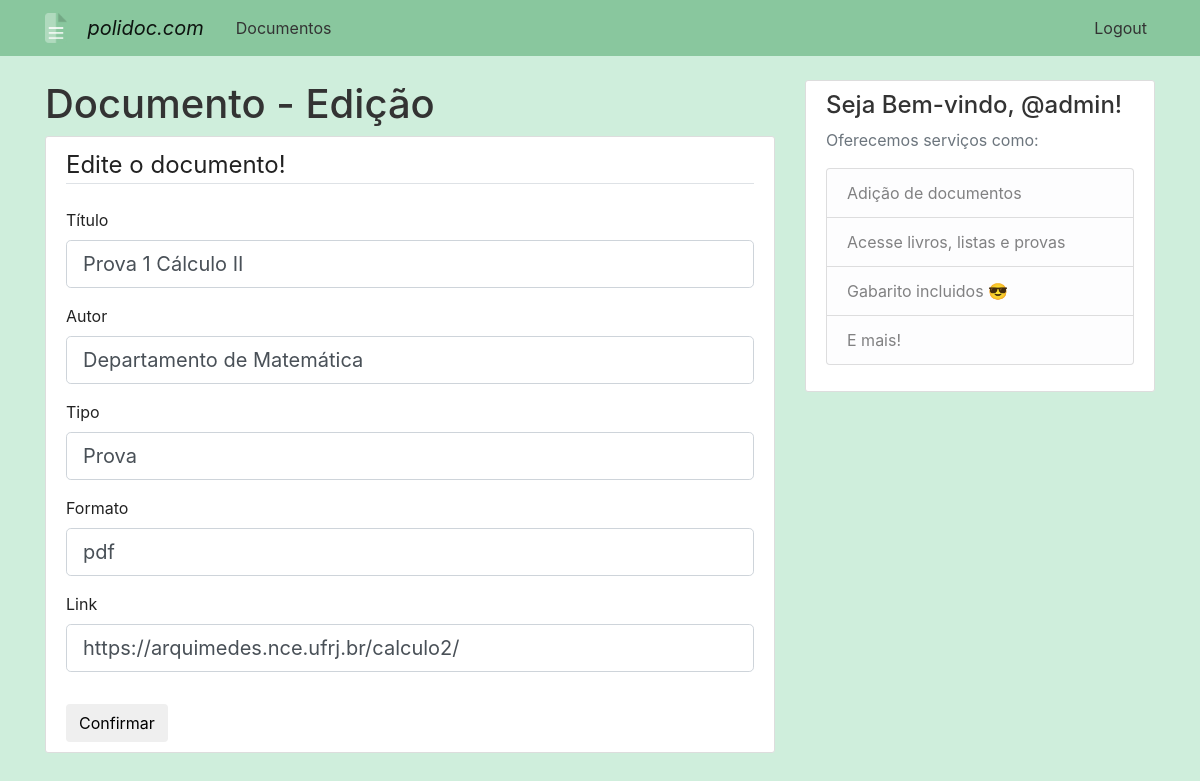
The page /documento/2/editar (signed in) on the database its author committed.
### app/models/db.py (models this page shows, shortened)
class Doc(db.Model):
    id = db.Column(db.Integer, primary_key=True, nullable=False)
    titulo = db.Column(db.String(150), nullable=False)
    autor = db.Column(db.String(120))
    tipo = db.Column(db.String(6), nullable=False)
    formato = db.Column(db.String(3), nullable=False)
    link = db.Column(db.String(150), nullable=False)

class Usuario(db.Model, UserMixin):
    id = db.Column(db.Integer, primary_key=True, nullable=False)
    nome_usuario = db.Column(db.String(120), unique=True, default= 'dados.nome', nullable=False)
    senha = db.Column(db.String(50), nullable=False)
    email = db.Column(db.String(50), unique=True, nullable=False)
    confirmado =  db.Column(db.Boolean, nullable=False, default=False)
    admin =  db.Column(db.Boolean, default=False)
    dados = db.relationship('Dados', backref='usuario', uselist=False, lazy=True)

### app/routes.py (the view)
@app.route('/documento/<int:documento_id>/editar', methods=['GET','POST'])
@login_required
@check_confirmed
def editar_documento(documento_id):
    doc = Doc.query.get_or_404(documento_id)
    if not current_user.admin:
        redirect(url_for('documento'))
    form = AdicionarDoc()
    if form.validate_on_submit():
        doc.titulo = form.titulo.data
        doc.autor = form.autor.data
        doc.tipo = form.tipo.data
        doc.formato = form.formato.data
        doc.link = form.link.data
        db.session.commit()
        flash('Documento atualizado!', 'success')
        return redirect(url_for('documento', post_id=doc.id))
    elif request.method == 'GET':
        form.titulo.data = doc.titulo
        form.autor.data = doc.autor
        form.tipo.data = doc.tipo
        form.formato.data = doc.formato
        form.link.data = doc.link
    return render_template('documento/editar_documento.html', title="Documento", form=form)

### app/forms/docs.py (shortened to what this page needs)
class AdicionarDoc(FlaskForm):
    titulo = StringField('Título', validators=[
                        DataRequired(message="Insira um titulo."),
                        Length(min=3, max=150, message="Insira um titulo menor.")])
    autor = StringField('Autor', validators=[
                        Length(min=3, max=120, message="Insira um nome de autor menor."), Optional()])
    tipo = StringField('Tipo', validators=[
                        DataRequired(message="Insira um titulo."),
                        Length(min=5, max=6, message="Insira um tipo válido.")])
    formato = StringField('Formato', validators=[
                        DataRequired(message="Insira um titulo."),
                        Length(min=3, max=3, message="Insira um formato válido (ex.: txt, pdf).")])
    link = StringField('Link', validators=[
                        DataRequired(message="Insira um link."),
                        URL(message="Insira um link válido.")])

### app/decoradores.py (called while the page is built)
def check_confirmed(func):
    @wraps(func)
    def decorated_function(*args, **kwargs):
        if current_user.confirmado is False:
            flash('Favor confirmar a sua conta!', 'warning')
            return redirect(url_for('n_confirmado'))
        return func(*args, **kwargs)
    return decorated_function

### app/models/db.py (called while the page is built)
@login_manager.user_loader
def load_user(id):
    return Usuario.query.get(int(id))

### app/templates/documento/editar_documento.html (shortened to what this page needs)
{% extends "layout.html" %}
{% block content %}
<h1>{{ title }} - Edição</h1>
<div class="content-section">
    <form method="POST" action="">
        <fieldset class="form-group">
            <legend class="border-bottom mb-4">Edite o documento!</legend>
            <div class="form-group">
                {{ form.titulo.label(class="form-control-label") }}
                {% if form.titulo.errors %}
                    {{ form.titulo(class="form-control form-control-lg is-invalid") }}
                    <div class="invalid-feedback">
                        {% for error in form.titulo.errors %}
                            <span>{{ error }}</span>
                        {% endfor %}
                    </div>
                {% else %}
                    {{ form.titulo(class="form-control form-control-lg") }}
                {% endif %}
            </div>
            <div class="form-group">
                {{ form.autor.label(class="form-control-label") }}
                {% if form.autor.errors %}
                    {{ form.autor(class="form-control form-control-lg is-invalid") }}
                    <div class="invalid-feedback">
                        {% for error in form.autor.errors %}
                            <span>{{ error }}</span>
                        {% endfor %}
                    </div>
                {% else %}
                    {{ form.autor(class="form-control form-control-lg") }}
                {% endif %}
            </div>
            <div class="form-group">
                {{ form.tipo.label(class="form-control-label") }}
                {% if form.tipo.errors %}
                    {{ form.tipo(class="form-control form-control-lg is-invalid") }}
                    <div class="invalid-feedback">
                        {% for error in form.tipo.errors %}
                            <span>{{ error }}</span>
                        {% endfor %}
                    </div>
                {% else %}
                    {{ form.tipo(class="form-control form-control-lg") }}
                {% endif %}
            </div>
            <div class="form-group">
                {{ form.formato.label(class="form-control-label") }}
                {% if form.formato.errors %}
                    {{ form.formato(class="form-control form-control-lg is-invalid") }}
                    <div class="invalid-feedback">
                        {% for error in form.formato.errors %}
                            <span>{{ error }}</span>
                        {% endfor %}
                    </div>
                {% else %}
                    {{ form.formato(class="form-control form-control-lg") }}
                {% endif %}
            </div>
            <div class="form-group">
                {{ form.link.label(class="form-control-label") }}
                {% if form.link.errors %}
                    {{ form.link(class="form-control form-control-lg is-invalid") }}
                    <div class="invalid-feedback">
                        {% for error in form.link.errors %}
                            <span>{{ error }}</span>
                        {% endfor %}
                    </div>
                {% else %}
                    {{ form.link(class="form-control form-control-lg") }}
                {% endif %}
            </div>
        </fieldset>
        <button type="submit" class="btn btn-default"> Confirmar </button>
    </form>
    </div>
{% endblock content %}

### app/templates/layout.html (shortened to what this page needs)
<!DOCTYPE html>
<html>
<head>
    <link rel="stylesheet" href="https://maxcdn.bootstrapcdn.com/bootstrap/4.0.0/css/bootstrap.min.css">
    <link rel="stylesheet" type="text/css" href="{{ url_for('static', filename='main.css') }}">
</head>
<body>
    <header class="site-header">
        <nav class="navbar navbar-custom navbar-expand-md navbar-light fixed-top">
          <div class="container">
            <a href="{{ url_for('home')}}">
            <img id="logo" src="{{ url_for('static', filename='favicon.png') }}" style="height: 30px; "></a>
            <a class="navbar-brand mr-4" href="{{ url_for('home') }}" style="padding-left:1em"><i>polidoc.com</i></a>
            <div class="collapse navbar-collapse" id="navbarToggle">
            {% if current_user.is_authenticated %}
              <div class="collapse navbar-collapse" id="navbarToggle">
                <div class="navbar-nav mr-auto">
                  <a class="nav-item nav-link" href="{{ url_for('documento') }}">Documentos</a>
                </div>
                    <div class="navbar-nav">
                        <a class="nav-item nav-link" href="{{ url_for('logout') }}">Logout</a>
                    </div>
                </div>
            {% else %}
                <div class="navbar-nav">
                    <a class="nav-item nav-link" href="{{ url_for('login') }}">Login</a>
                    <a class="nav-item nav-link" href="{{ url_for('cadastro') }}">Cadastro</a>
                </div>
              </div>
            {% endif %}
            </div>
          </div>
        </nav>
    </header>
    <main role="main" class="container">
    <div class="row">
        <div class="col-md-8">
            {% block content %}{% endblock %}
        </div>
        <div class="col-md-4">
            <div class="content-section">
                {% if current_user.is_authenticated %}
                    <h4>Seja Bem-vindo, @{{ current_user.nome_usuario }}! </h4>
                {% else %}
                    <h3>Seja Bem-vindo!</h3>
                {% endif %}
                <p class='text-muted'>Oferecemos serviços como:
                <ul class="list-group">
                    <li class="list-group-item list-group-item-light">Adição de documentos</li>
                    <li class="list-group-item list-group-item-light">Acesse livros, listas e provas</li>
                    <li class="list-group-item list-group-item-light">Gabarito incluidos 😎</li>
                    <li class="list-group-item list-group-item-light">E mais!</li>
                </ul>
                </p>
            </div>
            </div>
    </div>
    </main>
</body>
</html>

### app/static/main.css (style rules this page uses)
body { background: #cfeedc; color: #222222; margin-top: 5rem; }
h1, h2, h3, h4, h5, h6 { color: #333333; }
.site-header .navbar-nav .nav-link { color: #333333; }
.content-section { background: #ffffff; padding: 10px 20px; border: 1px solid #dddddd; border-radius: 3px; margin-bottom: 20px; }

### app/templates/layout.html (style rules this page uses)
body { background-color: #cfeedc; }
.navbar-custom { background-color: #89c79e; }

### rows shown on the page
Doc: titulo "Prova 1 Cálculo II", autor "Departamento de Matemática", tipo "Prova", formato "pdf", link "https://arquimedes.nce.ufrj.br/calculo2/"
Usuario: nome_usuario "admin"

### other values the page prints
{{ title }} "Documento"
